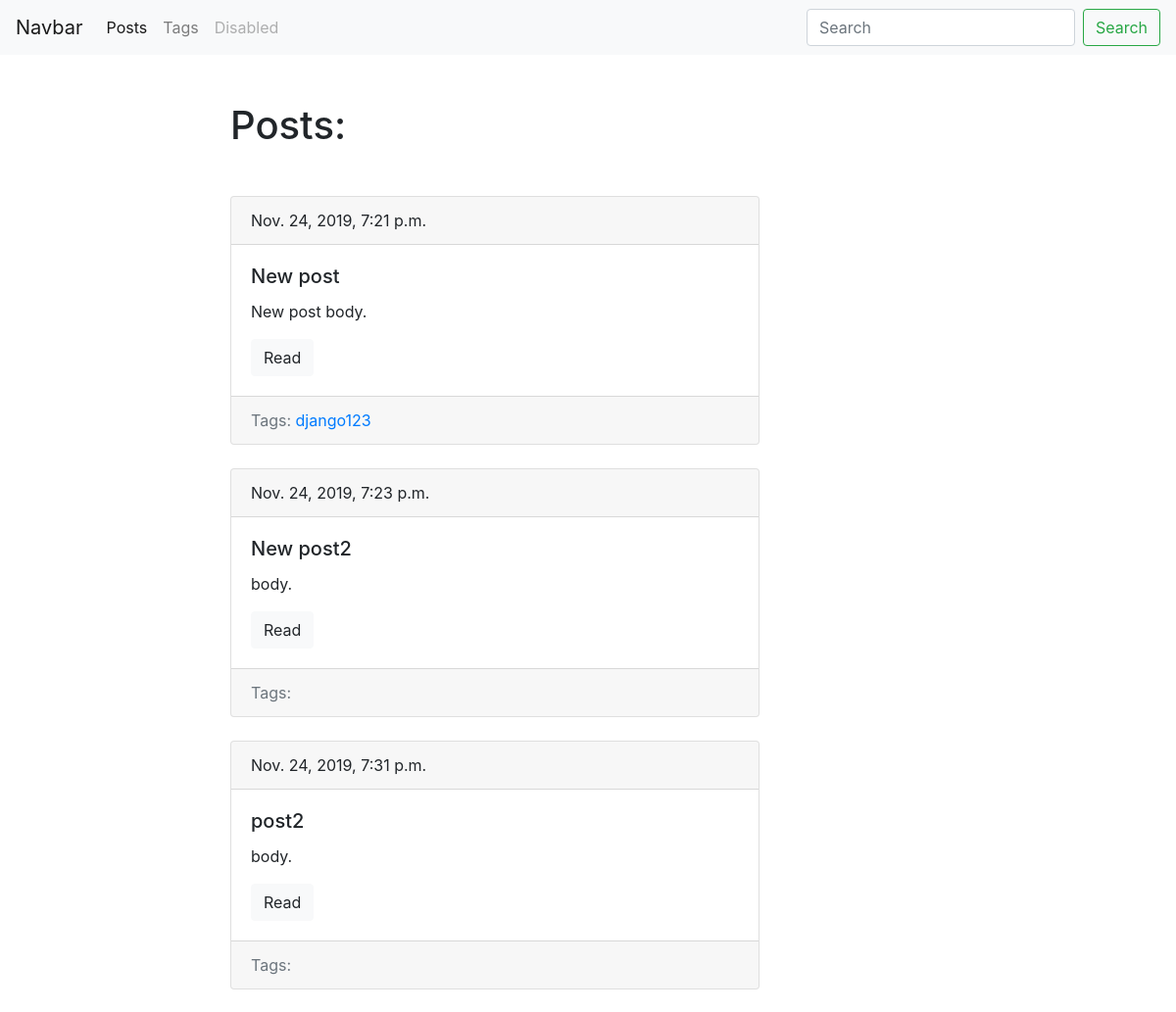
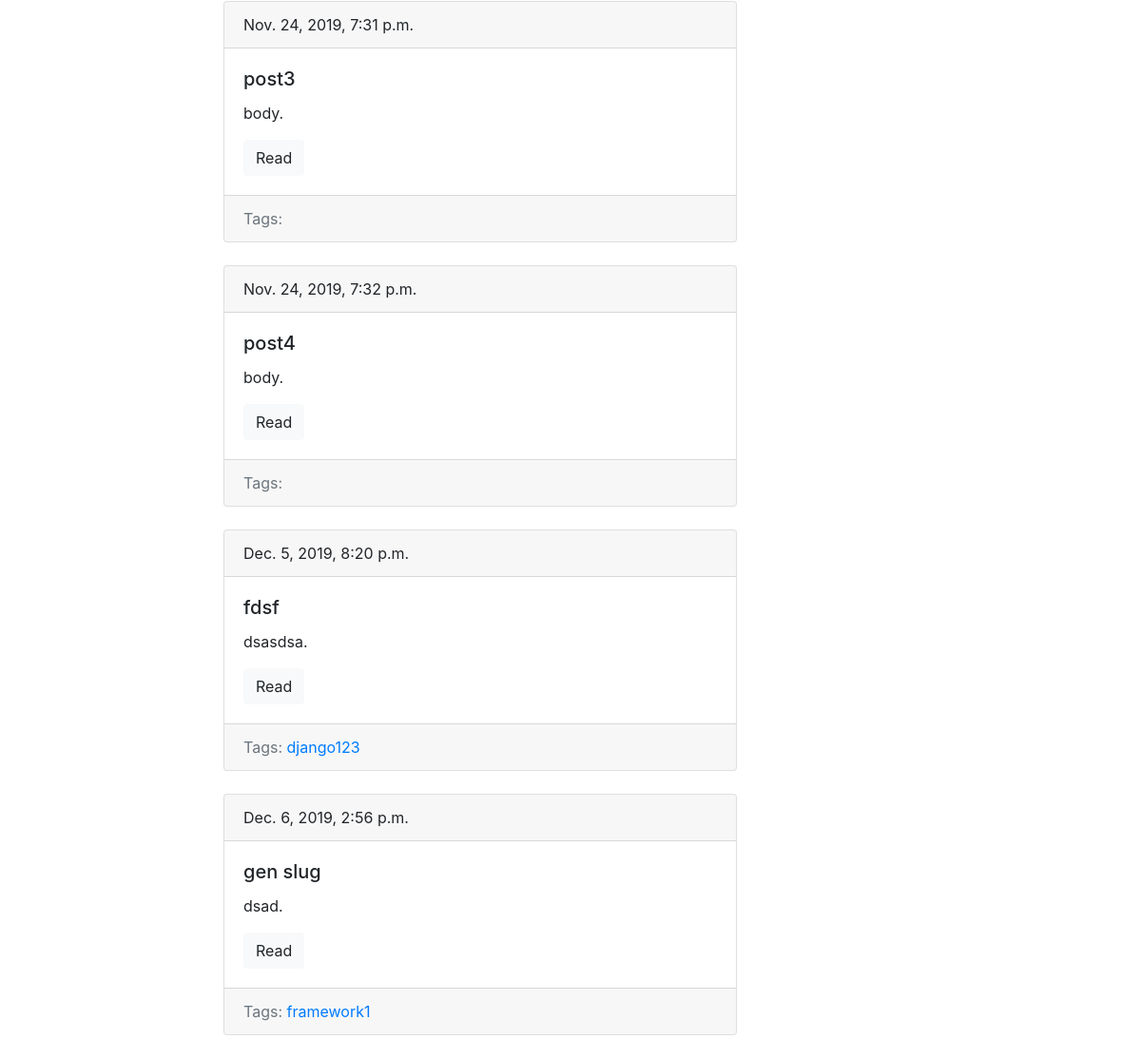
Screenshot of /blog/ with the database file from the repository (2 pictures, top to bottom).
### bloggg/models.py (models this page shows, shortened)
class Post(models.Model):
    title = models.CharField(max_length=150, db_index=True)
    slug = models.SlugField(max_length=150, blank = True, unique=True)
    body = models.TextField(blank=True, db_index=True)
    tags = models.ManyToManyField('Tag', blank=True, related_name='posts')
    date_pub = models.DateTimeField(auto_now_add=True)
    def get_absolute_url(self):
        return reverse('post_detail_url', kwargs={'slug': self.slug})

class Tag(models.Model):
    title = models.CharField(max_length=50)
    slug = models.SlugField(max_length=50, unique=True)
    def get_absolute_url(self):
        return reverse('tag_detail_url', kwargs={'slug':self.slug})

### bloggg/views.py (the view)
# urls.py: path('', post_list, name ='post_list_url'),
def post_list(request):
    posts = Post.objects.all()
    return render(request, 'bloggg/index.html', context={'posts': posts})

### bloggg/templates/bloggg/index.html (shortened to what this page needs)
{% extends 'bloggg/base.blog.html'%}
    {% block content %}
        <h1 class="mb-5"> Posts: </h1>
        {% for post in posts %}
            {% include 'bloggg/includes/post_card_template.html' %}
        {% endfor %}
    {% endblock %}

### bloggg/templates/bloggg/includes/post_card_template.html
<div class="card mb-4">
  <div class="card-header">
    {{ post.date_pub }}
  </div>
  <div class="card-body">
    <h5 class="card-title">{{ post.title }}</h5>
    <p class="card-text">{{post.body| truncatewords:15}}.</p>
    <a href="{{ post.get_absolute_url }}" class="btn btn-light">Read</a>
  </div>
    <div class="card-footer text-muted">
       Tags:
        {% for tag in post.tags.all %}
            <a href="{{ tag.get_absolute_url }}"> {{ tag.title }}</a>
        {% endfor %}
    </div>
</div>

### rows the page displays
Post: date_pub "Nov. 24, 2019, 7:21 p.m.", title "New post", body "New post body"
Tag: title "django123"
Post: date_pub "Nov. 24, 2019, 7:23 p.m.", title "New post2", body "body"
Post: date_pub "Nov. 24, 2019, 7:31 p.m.", title "post2", body "body"
Post: date_pub "Nov. 24, 2019, 7:31 p.m.", title "post3", body "body"
Post: date_pub "Nov. 24, 2019, 7:32 p.m.", title "post4", body "body"
Post: date_pub "Dec. 5, 2019, 8:20 p.m.", title "fdsf", body "dsasdsa"
Post: date_pub "Dec. 6, 2019, 2:56 p.m.", title "gen slug", body "dsad"
Tag: title "framework1"
